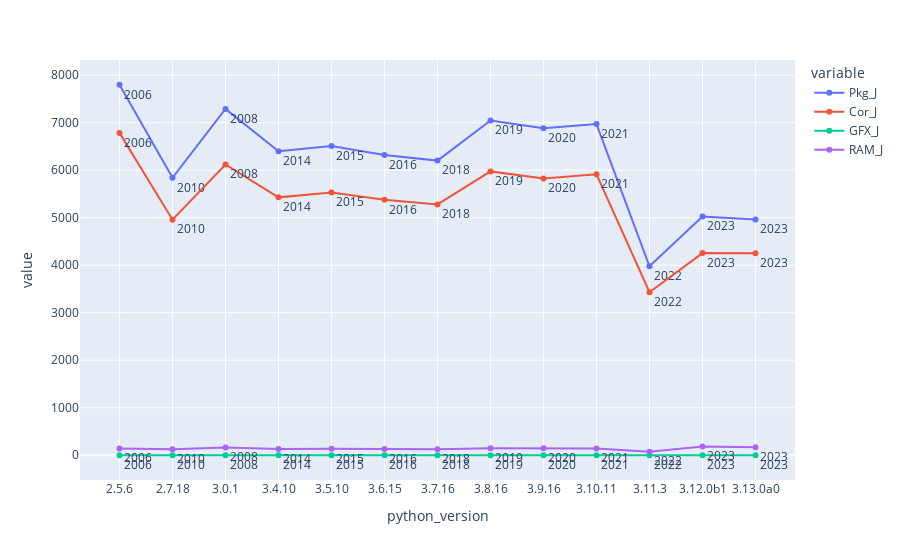

The code cell stored with this chart in its notebook:
### Code cell
fig = px.line(df, x="python_version", y=["Pkg_J","Cor_J","GFX_J","RAM_J"], text=pd.to_datetime(df['first_release']).dt.year)
fig.update_traces(textposition="bottom right")
fig.show()

### Figure 1 — Plotly figure (JSON) as saved in the notebook; plotly's stock layout.template omitted (floating-point values rounded to 4 significant figures)
{"data": [{"hovertemplate": "variable=Pkg_J<br>python_version=%{x}<br>value=%{y}<br>text=%{text}<extra></extra>", "legendgroup": "Pkg_J", "line": {"color": "#636efa", "dash": "solid"}, "marker": {"symbol": "circle"}, "mode": "text+markers+lines", "name": "Pkg_J", "orientation": "v", "showlegend": true, "text": [2006, 2010, 2008, 2014, 2015, 2016, 2018, 2019, 2020, 2021, 2022, 2023, 2023], "textposition": "bottom right", "type": "scatter", "x": ["2.5.6", "2.7.18", "3.0.1", "3.4.10", "3.5.10", "3.6.15", "3.7.16", "3.8.16", "3.9.16", "3.10.11", "3.11.3", "3.12.0b1", "3.13.0a0"], "xaxis": "x", "y": [7797.0, 5840.0, 7288.0, 6396.0, 6508.0, 6320.0, 6201.0, 7046.0, 6882.0, 6969.0, 3977.0, 5023.0, 4960.0], "yaxis": "y"}, {"hovertemplate": "variable=Cor_J<br>python_version=%{x}<br>value=%{y}<br>text=%{text}<extra></extra>", "legendgroup": "Cor_J", "line": {"color": "#EF553B", "dash": "solid"}, "marker": {"symbol": "circle"}, "mode": "text+markers+lines", "name": "Cor_J", "orientation": "v", "showlegend": true, "text": [2006, 2010, 2008, 2014, 2015, 2016, 2018, 2019, 2020, 2021, 2022, 2023, 2023], "textposition": "bottom right", "type": "scatter", "x": ["2.5.6", "2.7.18", "3.0.1", "3.4.10", "3.5.10", "3.6.15", "3.7.16", "3.8.16", "3.9.16", "3.10.11", "3.11.3", "3.12.0b1", "3.13.0a0"], "xaxis": "x", "y": [6784.0, 4958.0, 6119, 5428.0, 5530.0, 5376.0, 5278.0, 5974.0, 5824.0, 5912.0, 3432.0, 4254.0, 4253.0], "yaxis": "y"}, {"hovertemplate": "variable=GFX_J<br>python_version=%{x}<br>value=%{y}<br>text=%{text}<extra></extra>", "legendgroup": "GFX_J", "line": {"color": "#00cc96", "dash": "solid"}, "marker": {"symbol": "circle"}, "mode": "text+markers+lines", "name": "GFX_J", "orientation": "v", "showlegend": true, "text": [2006, 2010, 2008, 2014, 2015, 2016, 2018, 2019, 2020, 2021, 2022, 2023, 2023], "textposition": "bottom right", "type": "scatter", "x": ["2.5.6", "2.7.18", "3.0.1", "3.4.10", "3.5.10", "3.6.15", "3.7.16", "3.8.16", "3.9.16", "3.10.11", "3.11.3", "3.12.0b1", "3.13.0a0"], "xaxis": "x", "y": [2.27, 0.37, 0.29, 0.27, 0.28, 0.27, 0.28, 0.28, 0.3, 0.3, 0.26, 0.37, 0.29], "yaxis": "y"}, {"hovertemplate": "variable=RAM_J<br>python_version=%{x}<br>value=%{y}<br>text=%{text}<extra></extra>", "legendgroup": "RAM_J", "line": {"color": "#ab63fa", "dash": "solid"}, "marker": {"symbol": "circle"}, "mode": "text+markers+lines", "name": "RAM_J", "orientation": "v", "showlegend": true, "text": [2006, 2010, 2008, 2014, 2015, 2016, 2018, 2019, 2020, 2021, 2022, 2023, 2023], "textposition": "bottom right", "type": "scatter", "x": ["2.5.6", "2.7.18", "3.0.1", "3.4.10", "3.5.10", "3.6.15", "3.7.16", "3.8.16", "3.9.16", "3.10.11", "3.11.3", "3.12.0b1", "3.13.0a0"], "xaxis": "x", "y": [141.2, 124.5, 162.7, 132.8, 134.7, 129.2, 126.2, 148.4, 145.8, 144.5, 74.65, 184.1, 166.9], "yaxis": "y"}], "layout": {"legend": {"title": {"text": "variable"}, "tracegroupgap": 0}, "margin": {"t": 60}, "xaxis": {"anchor": "y", "domain": [0, 1], "title": {"text": "python_version"}}, "yaxis": {"anchor": "x", "domain": [0, 1], "title": {"text": "value"}}}}
